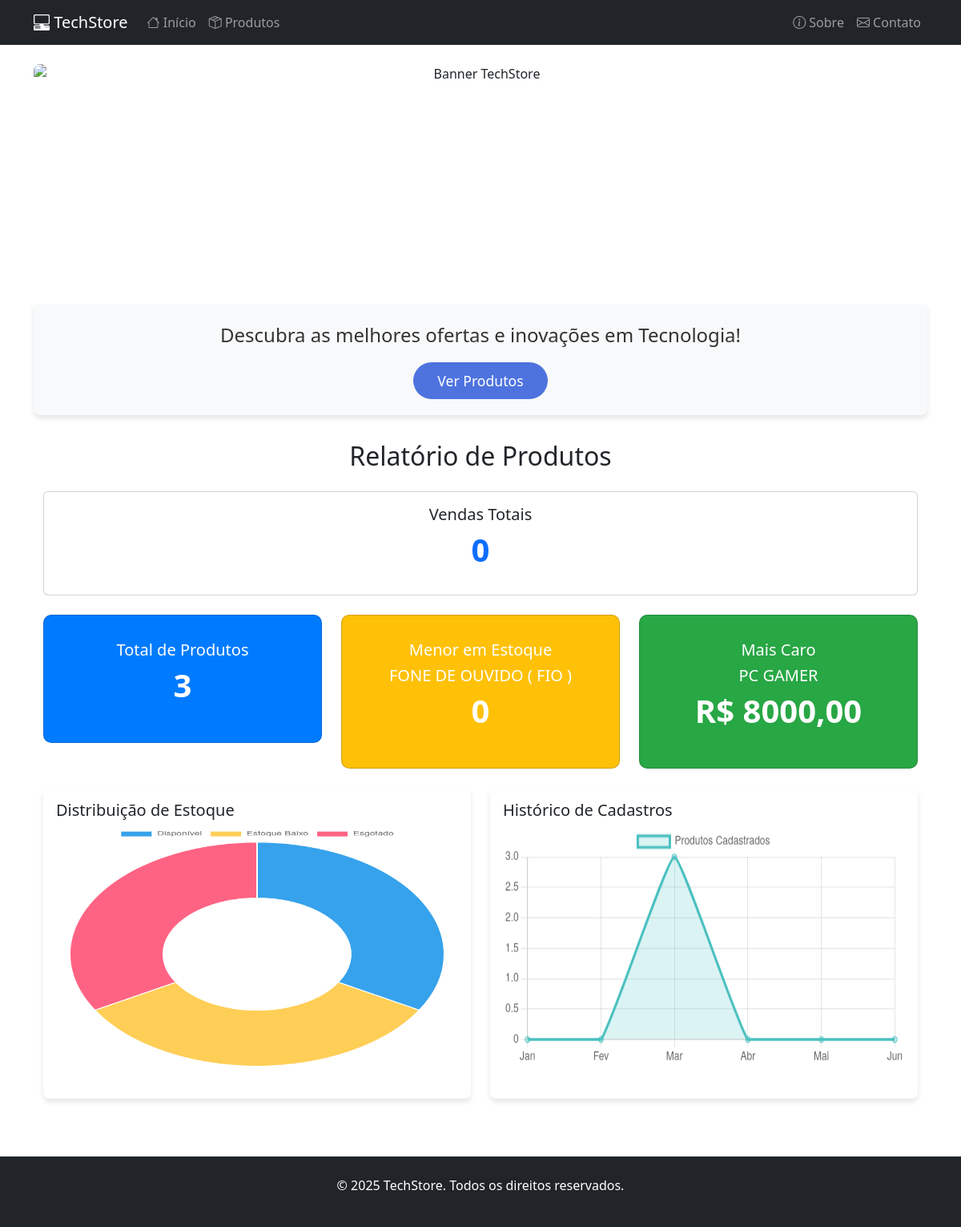
The page / on the database its author committed.
### portal/models.py (models this page shows, shortened)
class Produto(models.Model):
    nome = models.CharField(max_length=200)
    descricao = models.TextField()
    preco = models.DecimalField(max_digits=10, decimal_places=2)
    quantidade_estoque = models.PositiveIntegerField(default=0)
    data_cadastro = models.DateTimeField(auto_now_add=True)
    vendas = models.PositiveIntegerField(default=0)

### portal/views.py (the view)
# urls.py: 2. Add a URL to urlpatterns:  path('', views.home, name='home')
def home(request):
    produtos = Produto.objects.all()
    total_produtos = produtos.count()
    produto_menor_estoque = produtos.order_by('quantidade_estoque').first()
    produto_mais_caro = produtos.order_by('-preco').first()
    estoque_disponivel = produtos.filter(quantidade_estoque__gte=10).count()
    estoque_baixo = produtos.filter(quantidade_estoque__lt=10, quantidade_estoque__gt=0).count()
    estoque_zerado = produtos.filter(quantidade_estoque=0).count()
    meses_labels = ['Jan', 'Fev', 'Mar', 'Abr', 'Mai', 'Jun']
    cadastros_por_mes = [0] * 6
    seis_meses_atras = timezone.now() - timedelta(days=180)
    cadastros = (
        Produto.objects
        .filter(data_cadastro__gte=seis_meses_atras)
        .annotate(month=ExtractMonth('data_cadastro'))
        .values('month')
        .annotate(total=Count('id'))
        .order_by('month')
    )
    for item in cadastros:
        mes_index = item['month'] - 1
        if 0 <= mes_index < 6:
            cadastros_por_mes[mes_index] = item['total']
    context = {
        'total_produtos': total_produtos,
        'produto_menor_estoque': produto_menor_estoque,
        'produto_mais_caro': produto_mais_caro,
        'vendas_totais': produtos.aggregate(Sum('vendas'))['vendas__sum'] or 0,
        'estoque_disponivel': estoque_disponivel,
        'estoque_baixo': estoque_baixo,
        'estoque_zerado': estoque_zerado,
        'cadastros_por_mes': cadastros_por_mes,
        'meses_labels': meses_labels,
    }
    return render(request, 'portal/home.html', context)

### portal/template/portal/home.html (shortened to what this page needs)
{% extends 'portal/base.html' %}
{% load static %}
{% block content %}
<div class="banner-container">
    <img src="{% static 'portal/images/banner_tecnologia.webp' %}" alt="Banner TechStore" class="banner-image">
    <div class="banner-content-below">
        <p class="slogan">Descubra as melhores ofertas e inovações em Tecnologia!</p>
        <a href="{% url 'listar_produtos' %}" class="btn btn-primary btn-lg btn-ver-produtos">
            Ver Produtos
        </a>
    </div>
</div>
<div class="container dashboard mt-4">
    <h2 class="text-center mb-4">Relatório de Produtos</h2>
    <div class="card mb-4">
        <div class="card-body text-center">
            <h5 class="card-title">Vendas Totais</h5>
            <p class="display-4 text-primary">{{ vendas_totais }}</p>
        </div>
    </div>
   <div class="row mb-4">
    <div class="col-md-4">
        <div class="card stat-card bg-primary">
            <div class="card-body text-center">
                <h5 class="card-title">Total de Produtos</h5>
                <p class="display-4">{{ total_produtos }}</p>
            </div>
        </div>
    </div>
    <div class="col-md-4">
        <div class="card stat-card bg-warning">
            <div class="card-body text-center">
                <h5 class="card-title">Menor em Estoque</h5>
                <p class="h5">{{ produto_menor_estoque.nome|default:"N/A" }}</p>
                <p class="display-4">{{ produto_menor_estoque.quantidade_estoque|default:"0" }}</p>
            </div>
        </div>
    </div>
    <div class="col-md-4">
        <div class="card stat-card bg-success">
            <div class="card-body text-center">
                <h5 class="card-title">Mais Caro</h5>
                <p class="h5">{{ produto_mais_caro.nome|default:"N/A" }}</p>
                <p class="display-4">R$ {{ produto_mais_caro.preco|default:"0" }}</p>
            </div>
        </div>
    </div>
</div>
    <div class="row">
        <div class="col-md-6">
            <div class="card chart-card mb-4">
                <div class="card-body">
                    <h5 class="card-title">Distribuição de Estoque</h5>
                    <canvas id="estoqueChart"></canvas>
                </div>
            </div>
        </div>
        <div class="col-md-6">
            <div class="card chart-card mb-4">
                <div class="card-body">
                    <h5 class="card-title">Histórico de Cadastros</h5>
                    <canvas id="cadastrosChart"></canvas>
                </div>
            </div>
        </div>
    </div>
</div>
{% endblock %}
{% block scripts %}
<script>
    const estoqueCtx = document.getElementById('estoqueChart').getContext('2d');
    const estoqueChart = new Chart(estoqueCtx, {
        type: 'doughnut',
        data: {
            labels: ['Disponível', 'Estoque Baixo', 'Esgotado'],
            datasets: [{
                data: [
                    {{ estoque_disponivel }},
                    {{ estoque_baixo }},
                    {{ estoque_zerado }}
                ],
                backgroundColor: ['#36a2eb', '#ffce56', '#ff6384']
            }]
        }
    });
    const cadastrosCtx = document.getElementById('cadastrosChart').getContext('2d');
    const cadastrosChart = new Chart(cadastrosCtx, {
        type: 'line',
        data: {
            labels: ['Jan', 'Fev', 'Mar', 'Abr', 'Mai', 'Jun'],
            datasets: [{
                label: 'Produtos Cadastrados',
                data: {{ cadastros_por_mes|safe }},
                borderColor: '#4bc0c0',
                tension: 0.1,
                fill: true,
                backgroundColor: 'rgba(75, 192, 192, 0.2)'
            }]
        },
        options: {
            scales: {
                y: {
                    beginAtZero: true
                }
            }
        }
    });
</script>
{% endblock %}

### portal/static/portal/css/estilos.css (style rules this page uses)
.banner-container { width: 100%; margin-bottom: 2rem; text-align: center; }
.banner-image { width: 100%; height: 300px; object-fit: cover; display: block; border-radius: 8px 8px 0 0; }
.banner-content-below { padding: 20px; background: #f8f9fa; border-radius: 0 0 8px 8px; box-shadow: 0 4px 6px rgba(0,0,0,0.1); }
.slogan { font-size: 1.5rem; color: #333; margin-bottom: 1rem; font-weight: 500; }
.btn-ver-produtos { padding: 10px 30px; font-size: 1.1rem; border-radius: 50px; background-color: #4e73df; border: none; transition: all 0.3s; }
.dashboard { padding-bottom: 3rem; }
.stat-card { border-radius: 10px; padding: 15px; text-align: center; color: white; min-height: 120px; display: flex; flex-direction: column; justify-content: center; }
.bg-primary { background-color: #007bff !important; }
.bg-success { background-color: #28a745 !important; }
.bg-warning { background-color: #ffc107 !important; }
.chart-card { border-radius: 8px; border: none; box-shadow: 0 4px 6px rgba(0,0,0,0.1); height: 100%; }
.display-4 { font-size: 2.5rem; font-weight: bold; }
canvas { width: 100% !important; height: 300px !important; min-height: 300px; }

### portal/template/portal/base.html (style rules this page uses)
html, body { height: 100%; display: flex; flex-direction: column; }

### rows shown on the page
Produto: nome "FONE DE OUVIDO ( FIO )", quantidade_estoque "0"
Produto: nome "PC GAMER", preco "8000,00"

### other values the page prints
{{ vendas_totais }} "0"
{{ total_produtos }} "3"
chart data {{ estoque_disponivel }} 1
chart data {{ estoque_baixo }} 1
chart data {{ estoque_zerado }} 1
chart data {{ cadastros_por_mes|safe }} [0, 0, 3, 0, 0, 0]
